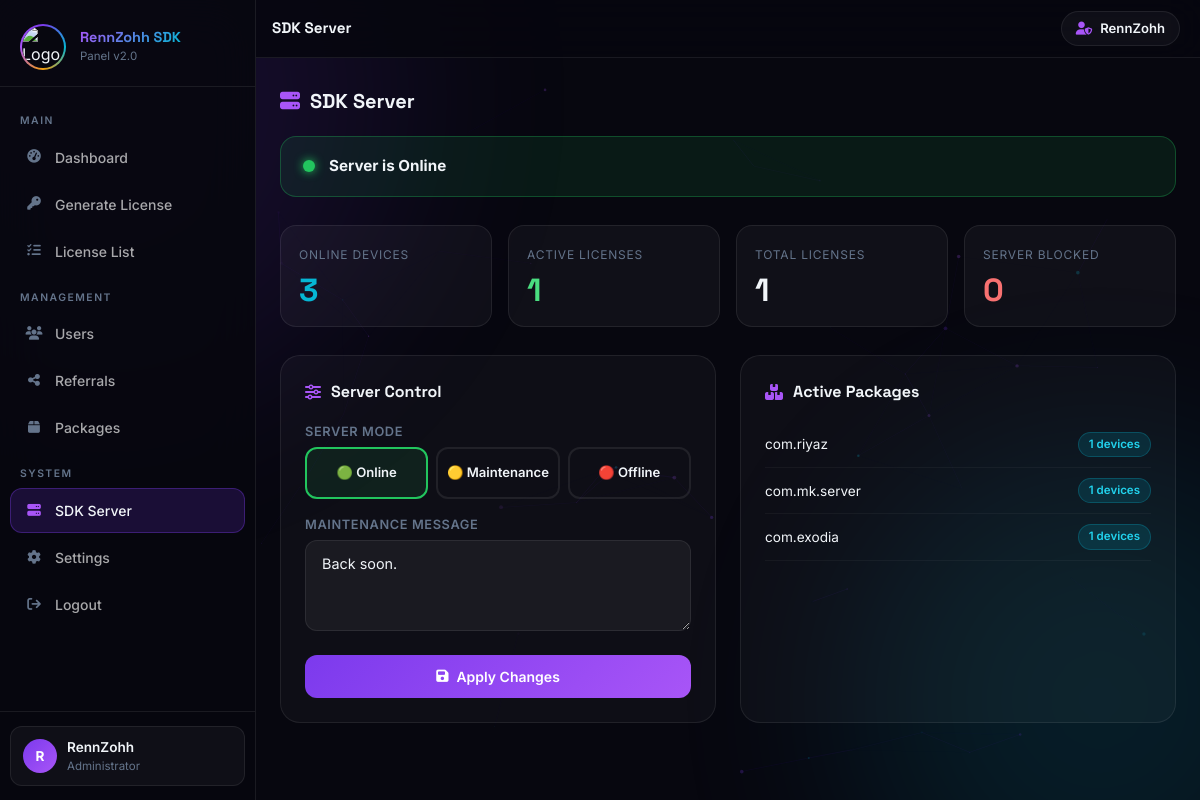
Page /online_server.php (signed in) on the committed database.
### tables this page shows
CREATE TABLE `server_settings` (
  `id` int(11) NOT NULL,
  `setting_key` varchar(100) NOT NULL,
  `setting_value` text DEFAULT NULL,
  `updated_at` timestamp NOT NULL DEFAULT current_timestamp() ON UPDATE current_timestamp()
);

### online_server.php (the view, shortened to what this page needs)
<?php
include 'conn.php';
$user_id = $_SESSION['user_id'] ?? 0;
$uq = $conn->query("SELECT role FROM users WHERE id=$user_id");
$urole = $uq ? $uq->fetch_assoc()['role'] ?? 'user' : 'user';
$is_owner = $urole === 'owner';
$serverStatus = 'online'; $mainMsg = 'Server is under maintenance. Please try again later.';
$r1 = $conn->query("SELECT setting_value FROM server_settings WHERE setting_key='server_status'");
if ($r1 && $x=$r1->fetch_assoc()) $serverStatus = $x['setting_value'];
$r2 = $conn->query("SELECT setting_value FROM server_settings WHERE setting_key='maintenance_message'");
if ($r2 && $x=$r2->fetch_assoc()) $mainMsg = $x['setting_value'];
$hasDevices = mysqli_num_rows($conn->query("SHOW TABLES LIKE 'devices'")) > 0;
$onlineDevices = 0; $packageStats = [];
if ($hasDevices) {
    $d = $conn->query("SELECT COUNT(*) c FROM devices WHERE status='connected'");
    $onlineDevices = $d ? (int)$d->fetch_assoc()['c'] : 0;
    $ps = $conn->query("SELECT package_name, COUNT(*) as cnt FROM devices WHERE status='connected' GROUP BY package_name ORDER BY cnt DESC LIMIT 10");
    if ($ps) while($r=$ps->fetch_assoc()) $packageStats[] = $r;
}
$activeLic  = (int)($conn->query("SELECT COUNT(*) c FROM licenses WHERE status=1")->fetch_assoc()['c'] ?? 0);
$totalLic   = (int)($conn->query("SELECT COUNT(*) c FROM licenses")->fetch_assoc()['c'] ?? 0);
$blocked    = (int)($conn->query("SELECT COUNT(*) c FROM licenses WHERE blocked_by_server=1")->fetch_assoc()['c'] ?? 0);
include '_sidebar.php';
?>
<div class="section-heading"><i class="fa-solid fa-server"></i> SDK Server</div>
<div style="background:<?= $serverStatus==='online'?'rgba(34,197,94,0.1)':($serverStatus==='maintenance'?'rgba(245,158,11,0.1)':'rgba(239,68,68,0.1)') ?>;
     border:1px solid <?= $serverStatus==='online'?'rgba(34,197,94,0.3)':($serverStatus==='maintenance'?'rgba(245,158,11,0.3)':'rgba(239,68,68,0.3)') ?>;
     border-radius:16px;padding:18px 22px;margin-bottom:28px;display:flex;align-items:center;gap:14px;">
    <div style="width:12px;height:12px;border-radius:50%;background:<?= $serverStatus==='online'?'#22c55e':($serverStatus==='maintenance'?'#f59e0b':'#ef4444') ?>;
         box-shadow:0 0 10px <?= $serverStatus==='online'?'#22c55e':($serverStatus==='maintenance'?'#f59e0b':'#ef4444') ?>;animation:pulse 2s infinite;flex-shrink:0;"></div>
    <div>
        <div style="font-weight:700;font-size:0.95rem;">Server is <?= ucfirst($serverStatus) ?></div>
    </div>
</div>
<div class="stat-grid" style="margin-bottom:28px;">
    <div class="stat-card"><div class="stat-label">Online Devices</div><div class="stat-value cyan"><?= $onlineDevices ?></div></div>
    <div class="stat-card"><div class="stat-label">Active Licenses</div><div class="stat-value green"><?= $activeLic ?></div></div>
    <div class="stat-card"><div class="stat-label">Total Licenses</div><div class="stat-value white"><?= $totalLic ?></div></div>
    <div class="stat-card"><div class="stat-label">Server Blocked</div><div class="stat-value red"><?= $blocked ?></div></div>
</div>
<div style="display:grid;grid-template-columns:repeat(auto-fit,minmax(340px,1fr));gap:24px;">
<?php if($is_owner): ?>
<div class="panel-card">
    <div class="section-heading" style="font-size:1rem;margin-bottom:18px;"><i class="fa-solid fa-sliders"></i> Server Control</div>
    <form method="POST">
        <div style="margin-bottom:16px;">
            <label class="rz-label">Server Mode</label>
            <div style="display:grid;grid-template-columns:repeat(3,1fr);gap:8px;">
                <?php foreach(['online'=>['🟢','#22c55e'],'maintenance'=>['🟡','#f59e0b'],'offline'=>['🔴','#ef4444']] as $mode=>[$icon,$col]): ?>
                <label style="cursor:pointer;">
                    <div class="mode-btn" data-mode="<?=$mode?>" style="text-align:center;padding:14px 8px;border-radius:12px;border:2px solid <?=$serverStatus===$mode?$col:'var(--border)'?>;
                        background:<?=$serverStatus===$mode?'rgba('.($mode==='online'?'34,197,94':($mode==='maintenance'?'245,158,11':'239,68,68')).',0.1)':'transparent'?>;
                        font-size:0.82rem;font-weight:600;transition:all 0.2s;">
                        <?=$icon?> <?=ucfirst($mode)?>
                    </div>
                </label>
                <?php endforeach; ?>
            </div>
        </div>
        <div style="margin-bottom:18px;">
            <label class="rz-label">Maintenance Message</label>
            <textarea name="maintenance_message" class="rz-input" rows="3" style="resize:vertical;"><?= htmlspecialchars($mainMsg) ?></textarea>
        </div>
        <button type="submit" name="update_status" class="btn-primary-rz" style="width:100%;justify-content:center;">
            <i class="fa-solid fa-floppy-disk"></i> Apply Changes
        </button>
    </form>
</div>
<?php endif; ?>
<div class="panel-card">
    <div class="section-heading" style="font-size:1rem;margin-bottom:18px;"><i class="fa-solid fa-boxes-stacked"></i> Active Packages</div>
    <?php if(empty($packageStats)): ?>
    <div style="text-align:center;padding:24px;color:var(--muted);">
        <i class="fa-solid fa-circle-info" style="font-size:1.5rem;margin-bottom:10px;display:block;"></i>
        No active devices connected.
    </div>
    <?php else: ?>
    <?php foreach($packageStats as $p): ?>
    <div style="display:flex;justify-content:space-between;align-items:center;padding:10px 0;border-bottom:1px solid rgba(255,255,255,0.04);">
        <span style="font-size:0.85rem;"><?= htmlspecialchars($p['package_name']) ?></span>
        <span class="badge-cyan"><?= $p['cnt'] ?> devices</span>
    </div>
    <?php endforeach; ?>
    <?php endif; ?>
</div>
</div>
<?php include '_footer.php'; ?>

### _sidebar.php (style rules this page uses)
:root { --primary:#7c3aed;--primary-light:#a855f7; --accent:#06b6d4;--amber:#f59e0b;--green:#22c55e; --bg:#07070f;--surface:rgba(255,255,255,0.04); --border:rgba(255,255,255,0.08);--text:#f1f5f9;--muted:#64748b; --sidebar-w:256px; }
* { margin:0;padding:0;box-sizing:border-box; }
body { font-family:'Inter',sans-serif;background:var(--bg);color:var(--text);min-height:100vh;overflow-x:hidden; }
.panel-card { background:rgba(255,255,255,0.03); border:1px solid var(--border);border-radius:20px; padding:24px; }
.stat-grid { display:grid;grid-template-columns:repeat(auto-fit,minmax(150px,1fr));gap:16px;margin-bottom:28px; }
.stat-card { background:rgba(255,255,255,0.04);border:1px solid var(--border); border-radius:16px;padding:20px 18px;transition:all 0.2s; }
.stat-label { font-size:0.75rem;color:var(--muted);text-transform:uppercase;letter-spacing:0.8px;margin-bottom:10px; }
.stat-value { font-family:'Space Grotesk',sans-serif;font-size:2rem;font-weight:800;line-height:1; }
.stat-value.green { color:#4ade80; }
.stat-value.red { color:#f87171; }
.stat-value.cyan { color:var(--accent); }
.stat-value.white { color:var(--text); }
.btn-primary-rz { background:linear-gradient(135deg,var(--primary),var(--primary-light)); border:none;border-radius:12px;padding:11px 22px; color:white;font-size:0.875rem;font-weight:600; cursor:pointer;transition:all 0.2s;text-decoration:none;display:inline-flex;align-items:center;gap:8px; }
.badge-cyan { background:rgba(6,182,212,0.15);color:#22d3ee;border:1px solid rgba(6,182,212,0.25);padding:3px 10px;border-radius:999px;font-size:0.72rem;font-weight:600; }
.rz-input,.rz-select { width:100%;background:rgba(255,255,255,0.05); border:1px solid var(--border);border-radius:12px; padding:12px 16px;color:var(--text);font-size:0.9rem; font-family:'Inter',sans-serif;outline:none;transition:all 0.2s; }
.rz-input::placeholder { color:var(--muted); }
.rz-label { font-size:0.8rem;font-weight:600;color:var(--muted);text-transform:uppercase;letter-spacing:0.6px;margin-bottom:6px;display:block; }
.section-heading { font-family:'Space Grotesk',sans-serif;font-size:1.25rem;font-weight:700;margin-bottom:20px;display:flex;align-items:center;gap:10px; }
.section-heading i { color:var(--primary-light); }

### rows in the picture
server_settings: setting_value "Online"
server_settings: maintenance_message "Back soon."

### other values in the picture
substr($current_user,0,1) "R"
$current_user "RennZohh"
$page_title "SDK Server"
$onlineDevices "3"
$activeLic "1"
$totalLic "1"
$blocked "0"
$icon "🟢"
$mode "Online"
$icon "🟡"
$mode "Maintenance"
$icon "🔴"
$mode "Offline"
$p['package_name'] "com.riyaz"
$p['cnt'] "1"
